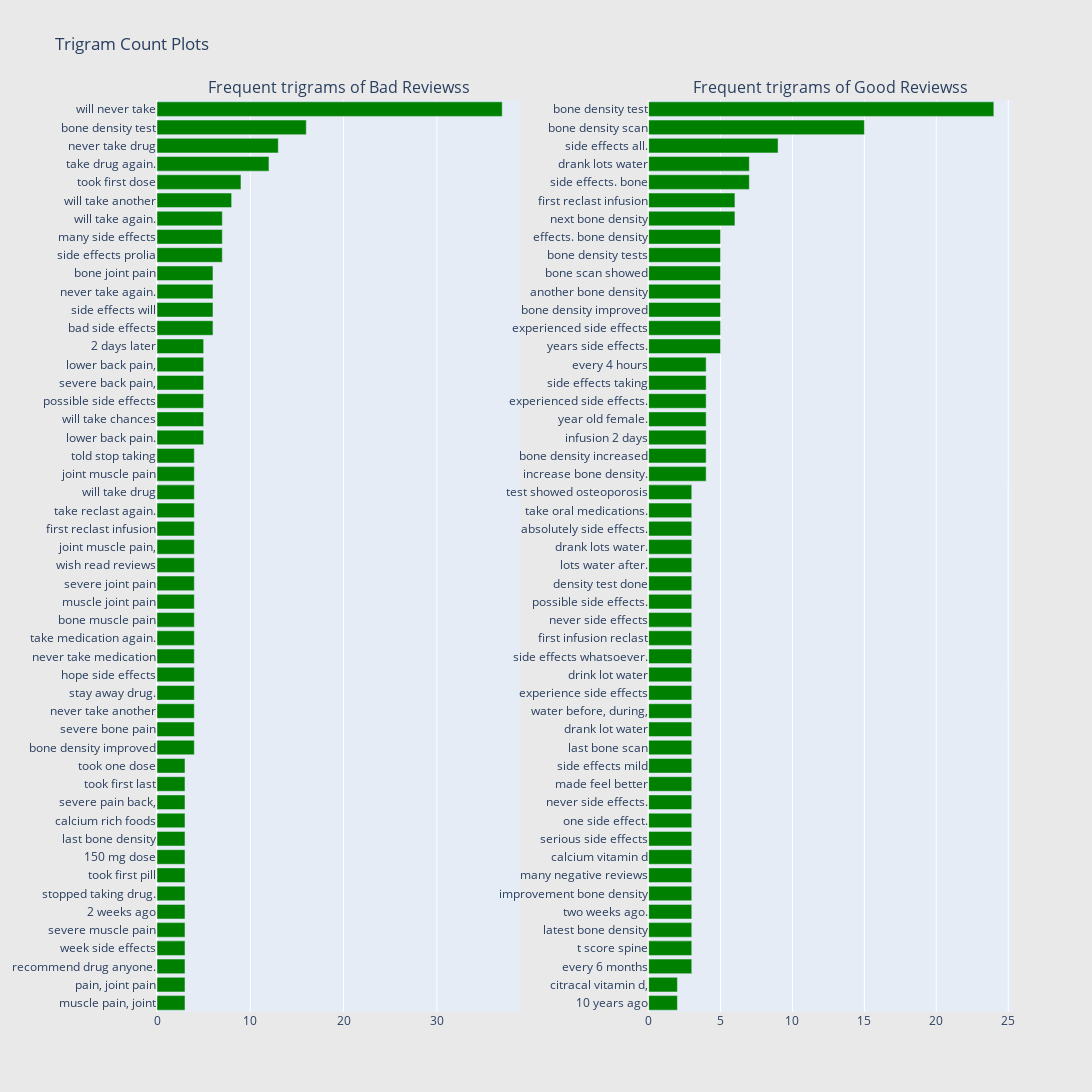

Source (notebook cell):
### Markdown cell above
# Trigram

### Code cell
freq_dict = defaultdict(int)
for sent in bad_df["Reviewss"]:
    for word in generate_ngrams(sent,3):
        freq_dict[word] += 1
fd_sorted = pd.DataFrame(sorted(freq_dict.items(), key=lambda x: x[1])[::-1])
fd_sorted.columns = ["word", "wordcount"]
trace1 = horizontal_bar_chart(fd_sorted.head(50), 'green')

freq_dict = defaultdict(int)
for sent in good_df["Reviewss"]:
    for word in generate_ngrams(sent,3):
        freq_dict[word] += 1
fd_sorted = pd.DataFrame(sorted(freq_dict.items(), key=lambda x: x[1])[::-1])
fd_sorted.columns = ["word", "wordcount"]
trace2 = horizontal_bar_chart(fd_sorted.head(50), 'green')

# Creating two subplots
fig = tools.make_subplots(rows=1, cols=2, vertical_spacing=0.04,horizontal_spacing=0.15,
                          subplot_titles=["Frequent trigrams of Bad Reviewsss", 
                                          "Frequent trigrams of Good Reviewsss"])
fig.append_trace(trace1, 1, 1)
fig.append_trace(trace2, 1, 2)
fig['layout'].update(height=1200, width=1600, paper_bgcolor='rgb(233,233,233)', title="Trigram Count Plots")
py.iplot(fig, filename='word-plots')

### Figure 1 — Plotly figure (JSON) as saved in the notebook; plotly's stock layout.template omitted (floating-point values rounded to 4 significant figures)
{"data": [{"marker": {"color": "green"}, "orientation": "h", "showlegend": false, "type": "bar", "x": [3, 3, 3, 3, 3, 3, 3, 3, 3, 3, 3, 3, 3, 3, 4, 4, 4, 4, 4, 4, 4, 4, 4, 4, 4, 4, 4, 4, 4, 4, 4, 5, 5, 5, 5, 5, 5, 6, 6, 6, 6, 7, 7, 7, 8, 9, 12, 13, 16, 37], "xaxis": "x", "y": ["muscle pain, joint", "pain, joint pain", "recommend drug anyone.", "week side effects", "severe muscle pain", "2 weeks ago", "stopped taking drug.", "took first pill", "150 mg dose", "last bone density", "calcium rich foods", "severe pain back,", "took first last", "took one dose", "bone density improved", "severe bone pain", "never take another", "stay away drug.", "hope side effects", "never take medication", "take medication again.", "bone muscle pain", "muscle joint pain", "severe joint pain", "wish read reviews", "joint muscle pain,", "first reclast infusion", "take reclast again.", "will take drug", "joint muscle pain", "told stop taking", "lower back pain.", "will take chances", "possible side effects", "severe back pain,", "lower back pain,", "2 days later", "bad side effects", "side effects will", "never take again.", "bone joint pain", "side effects prolia", "many side effects", "will take again.", "will take another", "took first dose", "take drug again.", "never take drug", "bone density test", "will never take"], "yaxis": "y"}, {"marker": {"color": "green"}, "orientation": "h", "showlegend": false, "type": "bar", "x": [2, 2, 3, 3, 3, 3, 3, 3, 3, 3, 3, 3, 3, 3, 3, 3, 3, 3, 3, 3, 3, 3, 3, 3, 3, 3, 3, 3, 3, 4, 4, 4, 4, 4, 4, 4, 5, 5, 5, 5, 5, 5, 5, 6, 6, 7, 7, 9, 15, 24], "xaxis": "x2", "y": ["10 years ago", "citracal vitamin d,", "every 6 months", "t score spine", "latest bone density", "two weeks ago.", "improvement bone density", "many negative reviews", "calcium vitamin d", "serious side effects", "one side effect.", "never side effects.", "made feel better", "side effects mild", "last bone scan", "drank lot water", "water before, during,", "experience side effects", "drink lot water", "side effects whatsoever.", "first infusion reclast", "never side effects", "possible side effects.", "density test done", "lots water after.", "drank lots water.", "absolutely side effects.", "take oral medications.", "test showed osteoporosis", "increase bone density.", "bone density increased", "infusion 2 days", "year old female.", "experienced side effects.", "side effects taking", "every 4 hours", "years side effects.", "experienced side effects", "bone density improved", "another bone density", "bone scan showed", "bone density tests", "effects. bone density", "next bone density", "first reclast infusion", "side effects. bone", "drank lots water", "side effects all.", "bone density scan", "bone density test"], "yaxis": "y2"}], "layout": {"annotations": [{"font": {"size": 16}, "showarrow": false, "text": "Frequent trigrams of Bad Reviewss", "x": 0.2125, "xanchor": "center", "xref": "paper", "y": 1, "yanchor": "bottom", "yref": "paper"}, {"font": {"size": 16}, "showarrow": false, "text": "Frequent trigrams of Good Reviewss", "x": 0.7875, "xanchor": "center", "xref": "paper", "y": 1, "yanchor": "bottom", "yref": "paper"}], "height": 1200, "paper_bgcolor": "rgb(233,233,233)", "title": {"text": "Trigram Count Plots"}, "width": 1600, "xaxis": {"anchor": "y", "domain": [0, 0.425]}, "xaxis2": {"anchor": "y2", "domain": [0.575, 1]}, "yaxis": {"anchor": "x", "domain": [0, 1]}, "yaxis2": {"anchor": "x2", "domain": [0, 1]}}}
